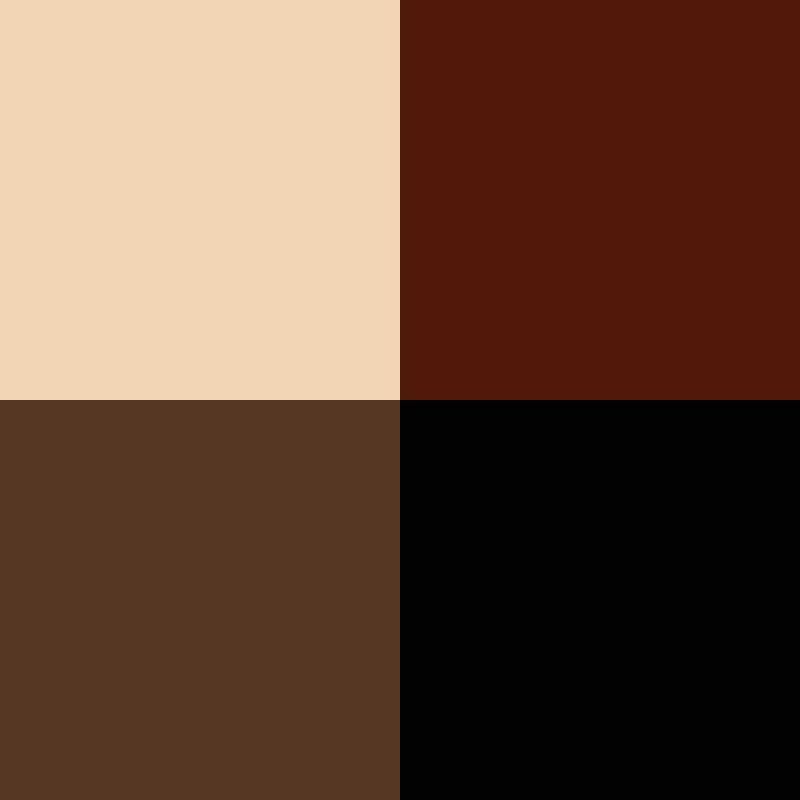
Frame 1 (no input)
Frame 60 (the mouse pressed at the canvas centre just before this capture): identical to frame 1, image omitted
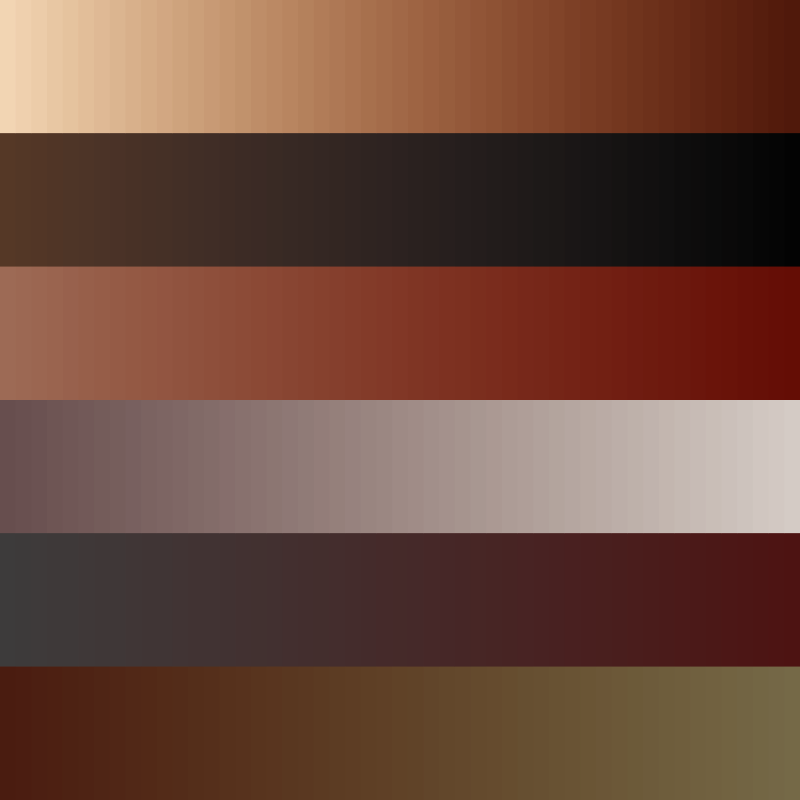
Frame 120 (the mouse held since frame 60 and released just before this capture)

The Processing sketch that drew these frames (run headless with seeded random() and noise(); from frame 60 on, the mouse is pressed at the canvas centre):

// Processing sketch: P_1_2_1_Color_Interpolation
// ── P_1_2_1_Color_Interpolation.pde
//P1.2.1 Colour Interpolation
//Generation of colour palettes through Interpolation

int tileCountX = 2;
int tileCountY = 10;
color[] leftCol = new color[tileCountY];
color[] rightCol = new color[tileCountY];

void setup(){
 
  size(800,800);
  colorMode(HSB,360,100,100,100);
  noStroke();
  genColours();
}

void draw(){
  
 //map(variable1, min1, max1, min2, max2)
 //Establishes a proportion between two ranges of values
 //We determine the no. of rows/cols using mouse position
 
 //Mapping the mouse position between 0-width or 0-height to 
 //the equivalent value between either 2-100 or 2-10
  
 tileCountX = (int) map(mouseX, 0, width,2,100);
 tileCountY = (int) map(mouseY, 0, height, 2,10);
 
 //Calculate width and height of tiles using total no. of tiles
 float tileWidth = width / (float) tileCountX;
 float tileHeight = height / (float) tileCountY;
 
 color interCol;
 
 //Draw the grid row by row
 for(int gridY=0; gridY<tileCountY; gridY++){
   
    color col1 = leftCol[gridY];
    color col2 = rightCol[gridY];
   
   for(int gridX = 0; gridX < tileCountX; gridX++){
     
     //Map current position in loop (gridX) to a value between 0 and 1
     float amount = map(gridX,0,tileCountX-1, 0, 1);
     
     //Find the new colour by interpolating between the 
     //individual colour values at each end of the row.
     //amount is used to specify the position between start and end
     interCol = lerpColor(col1, col2, amount); 
     
     fill(interCol);
     float posX = tileWidth*gridX;
     float posY = tileHeight*gridY;
     rect(posX, posY, tileWidth, tileHeight);
   }
 }
}

//For each row generates a random colour in the leftmost and rightmost cells
//Interpolation is then performed using these colours as start/end points
void genColours(){

 for(int i = 0; i<tileCountY; i++){
  leftCol[i] = color(random(0,50), random(0,100), random(0,100));
  rightCol[i] = color(random(0,50), random(0,100), random(0,100));
 }
}

void mouseReleased(){
  
   genColours();
}
